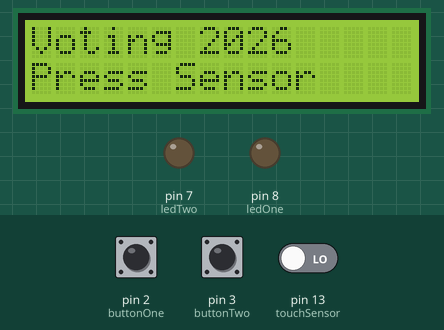
This sketch was run on a simulated Arduino Uno, built with avr-gcc and run on an emulated ATmega328P. Shown: 16×2 character LCD, output pins drawn as LEDs (lit = HIGH). The inputs (shaded band) are chosen by the test bench; at power-on: pin 13 (touchSensor) LOW, pin 2 (buttonOne) HIGH, pin 3 (buttonTwo) HIGH.

Above: at 0.8 s.
0.9 s: pin 13 (touchSensor) driven HIGH
At 2.1 s:
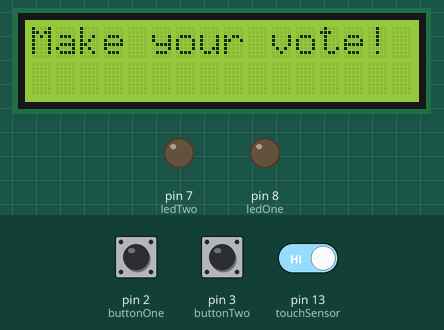
2.4 s: pin 2 (buttonOne) pulled LOW for 0.15 s
At 2.8 s:
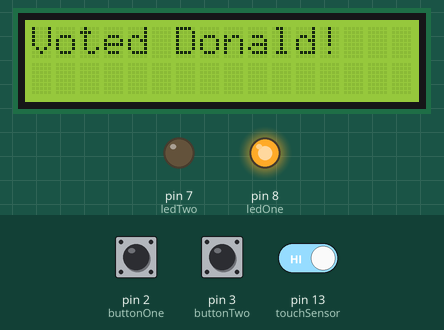
4.6 s: pin 3 (buttonTwo) pulled LOW for 0.15 s
At 4.99 s:
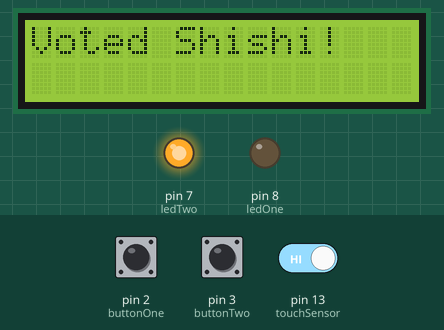
6.8 s: pin 3 (buttonTwo) pulled LOW for 3.2 s
At 10.53 s:
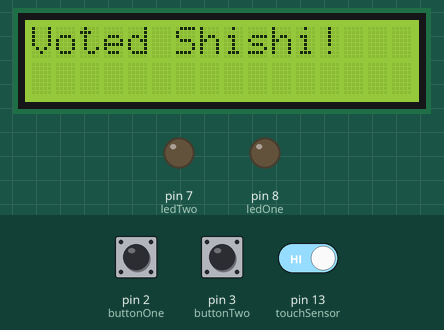
12.0 s: pin 3 (buttonTwo) pulled LOW for 1 s
At 13.04 s:
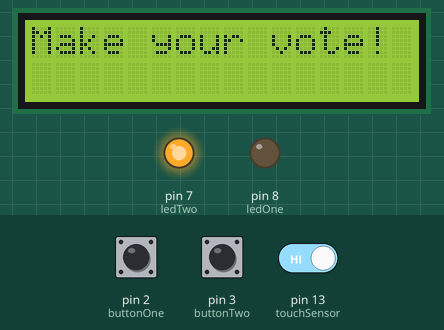
Timing chart, 0 to 15.0 s (numbered marks = the images above; inputs shaded):
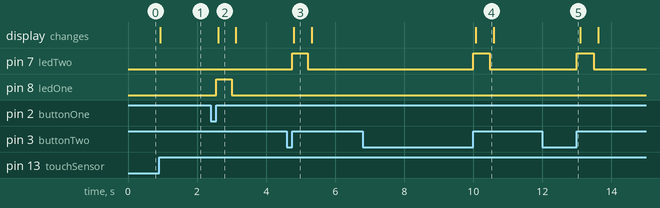

Measured:
- after the input at 0.9 s, the display: changes at once (image 1)
- after the input at 2.4 s, pin 8 (ledOne): LOW → HIGH after 0.15 s, → LOW 0.46 s later; the display: changes after 0.21 s (image 2)
- after the input at 4.6 s, pin 7 (ledTwo): LOW → HIGH after 0.15 s, → LOW 0.45 s later; the display: changes after 0.20 s (image 3)
- after the input at 6.8 s, pin 7 (ledTwo): LOW → HIGH after 3.2 s, → LOW 0.47 s later; the display: changes after 3.3 s (image 4)
- after the input at 12.0 s, pin 7 (ledTwo): LOW → HIGH after 1.0 s, → LOW 0.49 s later
- what the display in image 2 shows lasts 0.5 s, from 2.6 s to 3.1 s

The sketch:

main.ino
```cpp
#include <LiquidCrystal_I2C.h>
#include <Wire.h>

int ledOne = 8;
int ledTwo = 7;
int buttonOne = 2;
int buttonTwo = 3;
int touchSensor = 13;
int buttonPressedOne = 0x00;
int buttonPressedTwo = 0x00;
bool printMsg = false;

// init display library
LiquidCrystal_I2C lcd(0x27, 2, 16);

struct Leader{
  char party[50];
  char fName[25];
  char lName[25];
  int votes;
};

struct Leader arr[2] = {
  {"Idioacry", "Donald", "Trump", 0},
  {"DPS", "Delyan", "Prasov",0}
};

void printMessage(){
  if (printMsg == true){
    lcd.clear();
    lcd.setCursor(0, 0);
    lcd.print("Make your vote!");
    printMsg = false;
  }
}

void printChoice(){
  lcd.setCursor(0, 0);

  if (buttonPressedOne & 1){
    lcd.clear();
    lcd.print("Voted Donald!");
    digitalWrite(ledOne, HIGH);
    delay(400);
    digitalWrite(ledOne, LOW);
  }
  else if (buttonPressedTwo & 2){
    lcd.clear();
    lcd.print("Voted Shishi!");
    digitalWrite(ledTwo, HIGH);
    delay(400);
    digitalWrite(ledTwo, LOW);
  }
  buttonPressedOne = 0x00;
  buttonPressedTwo = 0x00;
  printMsg = true;
  delay(100);
}

void incrementPartyRigth(){
  digitalWrite(ledOne, HIGH);
  arr[0].votes++;
  buttonPressedOne = buttonPressedOne | 1;
}

void incrementPartyLeft(){
  digitalWrite(ledTwo, HIGH);
  arr[1].votes++;
  buttonPressedTwo = buttonPressedTwo | 2;
}

void setup() {
  Serial.begin(9600);

  int startMachine = 0;
  // put your setup code here, to run once:
  pinMode(ledOne, OUTPUT);
  pinMode(ledTwo, OUTPUT);
  pinMode(buttonOne, INPUT_PULLUP);
  pinMode(buttonTwo, INPUT_PULLUP);
  pinMode(touchSensor, INPUT);

  // init display
  lcd.init();
  lcd.backlight();
  lcd.clear();
  lcd.setCursor(0, 0);
  lcd.print("Voting 2026 ");
  lcd.setCursor(0, 1);
  lcd.print("Press Sensor");

  while (startMachine == 0){
    if (digitalRead(touchSensor) == 1){
      startMachine = 1;
      lcd.clear();
      lcd.setCursor(0, 0);
      lcd.print("Make your vote!");
    }
  }

  attachInterrupt(digitalPinToInterrupt(buttonOne), incrementPartyRigth, RISING);
  attachInterrupt(digitalPinToInterrupt(buttonTwo), incrementPartyLeft, RISING);

  lcd.setCursor(0, 0);
  lcd.print("Make your vote!");
}

void loop() {
  // put your main code here, to run repeatedly:
  if (arr[0].votes >= 10){
    lcd.clear();
    lcd.setCursor(0, 0);
    lcd.print("Idioacracy won...");
    delay(10000);
  }
  else if (arr[1].votes >= 10){
    lcd.clear();
    lcd.setCursor(0, 0);
    lcd.print("DPS won...");
    delay(10000);
  }
  printChoice();
  printMessage();
}
```
